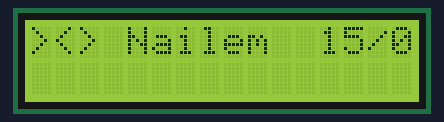
Simulated run of this program. Board: ESP32-S3. Shown: 16×2 character LCD. The local clock reads 2024-03-15 10:24:30 at power-on unless the program sets it; what the program prints to the serial monitor is not drawn.

Above: at 0.2 s.
At 34.0 s:
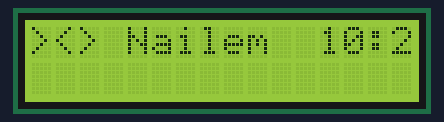

The program:

main.cpp
```cpp
/* USER CODE BEGIN Header */
/**
  ******************************************************************************
  * @file           : main.cpp
  * @brief          : Main program body for ESP32-S3 Nailem project
  ******************************************************************************
  * @attention
  *
  * ESP32-S3 Nailem Aquascape project, main program body
  *
  ******************************************************************************
  */
/* USER CODE END Header */

/* Includes ------------------------------------------------------------------*/
/* USER CODE BEGIN Includes */
#include <Arduino.h>
#include <freertos/FreeRTOS.h>
#include "globals/rtos.h"
#include "wireless/wifi_conn.h"
#include "wireless/wifi_svc.h"
#include "wireless/ntp.h"
#include "ui/lcd.h"
#include "config.h"
/* USER CODE END Includes */

/* Private defines -----------------------------------------------------------*/
/* USER CODE BEGIN Defines */

/* USER CODE END Defines */

/* Pinouts -------------------------------------------------------------------*/


/* Private variables ---------------------------------------------------------*/
/* USER CODE BEGIN Variables */
/* USER CODE END Variables */

/* Private function prototypes -----------------------------------------------*/
/* USER CODE BEGIN Prototypes */

/* USER CODE END Prototypes */

/* Private user code ---------------------------------------------------------*/
/* USER CODE BEGIN 0 */

/* USER CODE END 0 */

/**
  * @brief  The setup function runs once when you press reset or power the board
  */
void setup() {
  /* USER CODE BEGIN Setup_Init */
  xMutex = xSemaphoreCreateMutex();
  Serial.begin(115200);
  Serial.println("Starting ESP32-S3 ...");
  xStart_WIFI_CONN();
  xStart_WIFI_SVC();
  xStart_WIFI_NTP();
  xStart_LCD();
  /* USER CODE END Setup_Init */

  /* USER CODE BEGIN Setup */
  // Additional setup code here
  /* USER CODE END Setup */
}

/**
  * @brief  The loop function runs over and over again forever
  */
void loop() {
  /* USER CODE BEGIN Loop */
  vTaskDelay(pdMS_TO_TICKS(1000)); // Delay for 1 second
  /* USER CODE END Loop */

  /* USER CODE BEGIN Loop_End */

  /* USER CODE END Loop_End */
}

/* USER CODE BEGIN 1 */
// Extra helper functions here
/* USER CODE END 1 */
```

rtos.h
```cpp
/* USER CODE BEGIN Header */
/**
  ******************************************************************************
  * @file           : rtos.h
  * @brief          : Header file for RTOS-related definitions and declarations
  ******************************************************************************
**/
/* USER CODE END Header */

#pragma once
#include <freertos/FreeRTOS.h>
#include <freertos/semphr.h>

extern SemaphoreHandle_t xMutex;
extern TaskHandle_t tTaskHandle_WIFI_CONN;
extern TaskHandle_t tTaskHandle_WIFI_SVC;
extern TaskHandle_t tTaskHandle_WIFI_NTP;
```

ntp.h
```cpp
/* USER CODE BEGIN Header */
/**
  ******************************************************************************
  * @file           : ntp.h
  * @brief          : Header file for NTP synchronization task definition
  ******************************************************************************
**/
/* USER CODE END Header */
#pragma once
#include <Arduino.h>
#include "time.h"

void xTask_WIFI_NTP();
void xStart_WIFI_NTP();

extern bool NTP_VALID; // Global variable to track NTP synchronization status

constexpr auto NTP_SERVER = "pool.ntp.org"; // NTP server to synchronize with
constexpr auto GMT_OFFSET_SEC = 7L * 3600L; // GMT offset in seconds (adjust for your timezone)
constexpr auto DAYLIGHT_OFFSET_SEC = 0; // Daylight saving time offset in seconds (
```

wifi_conn.h
```cpp
/* USER CODE BEGIN Header */
/**
  ******************************************************************************
  * @file           : wifi_conn.h
  * @brief          : Header file for WiFi connection oneshot task definition
  ******************************************************************************
**/
/* USER CODE END Header */

#pragma once
#include "config.h"

void xTask_WIFI_CONN();

void xStart_WIFI_CONN();
```

wifi_svc.h
```cpp
/* USER CODE BEGIN Header */
/**
  ******************************************************************************
  * @file           : wifi_svc.h
  * @brief          : Header file for WiFi service task definition
  ******************************************************************************
**/
/* USER CODE END Header */

extern bool WIFI_CONNECTED; // Global variable to track WiFi connection status
extern bool INTERNET_CONNECTED; // Global variable to track internet connectivity status

void xTask_WIFI_SVC();
void xStart_WIFI_SVC();
```

rtos.cpp
```cpp
/* USER CODE BEGIN Header */
/**
  ******************************************************************************
  * @file           : rtos.cpp
  * @brief          : Source file for RTOS-related definitions and declarations
  ******************************************************************************
**/
/* USER CODE END Header */
#include "globals/rtos.h"

SemaphoreHandle_t xMutex = nullptr; // Initialize the mutex handle to nullptr
TaskHandle_t tTaskHandle_WIFI_CONN = nullptr;
TaskHandle_t tTaskHandle_WIFI_SVC = nullptr;
TaskHandle_t tTaskHandle_WIFI_NTP = nullptr;
```

config.h
```cpp
/* USER CODE BEGIN Header */
/**
  ******************************************************************************
  * @file           : config.h
  * @brief          : Centralized configuration header for this project.
  ******************************************************************************
**/
/* USER CODE END Header */
#pragma once
#include <Arduino.h>

// Pinouts
// ===================== ESP / SYSTEM =====================
#define __PIN_ESP_LED        48

// ===================== I2C BUS ==========================
#define __PIN_I2C_SCL        9
#define __PIN_I2C_SDA        8

// ===================== ANALOG SENSORS ===================
#define __PIN_PHS_SENSOR     4
#define __PIN_TDS_SENSOR     5
#define __PIN_TRB_SENSOR     6

// ===================== DIGITAL SENSORS ==================
#define __PIN_DS18B20        7
#define __PIN_US_TRIG        15
#define __PIN_US_ECHO        16

// ===================== MOSFET OUTPUTS ===================
#define __PIN_MOSFET_1       38
#define __PIN_MOSFET_2       45
#define __PIN_MOSFET_3       47
#define __PIN_MOSFET_4       21

// ===================== RELAY OUTPUTS ====================
#define __PIN_RELAY_1        42
#define __PIN_RELAY_2        41
#define __PIN_RELAY_3        40
#define __PIN_RELAY_4        39

// ===================== STEPPER DRIVER ===================
#define __PIN_STEPPER_STEP   12
#define __PIN_STEPPER_DIR    13
#define __PIN_STEPPER_EN     14

// ==================== STEPPER ENDSTOPS ==================

#define __PIN_RIGHT_STP      TBA
#define __PIN_LEFT_STP       TBA

// ===================== EXTRA OUTPUTS ====================
#define __PIN_LED_STRIP      3
#define __PIN_SERVO          1

// ===================== UART (JETSON BACKUP) =============
#define __PIN_UART_TX        TBA
#define __PIN_UART_RX        TBA

// WiFi credentials
constexpr const char* WIFI_CREDENTIALS[][2] = {
  {"HUAWEI-2.4G-ReY2", "12345678"},
  {"abiepr-p1", "abcdefgh"},
  {"Techno_MTsLvl7_4G", "sifatmuhammad"},
  {"Techno_MTsLvl8_4G", "sifatmuhammad"},
  {"Techno_MTsLvl9_4G", "sifatmuhammad"}
};

constexpr size_t NUM_WIFI_NETWORKS = sizeof(WIFI_CREDENTIALS) / sizeof(WIFI_CREDENTIALS[0]);

// General functions
#define CONFIG_USE_LCD
#define CONFIG_USE_NEXTION
#define CONFIG_SERIAL_DEBUG

// WiFi connection config
constexpr uint8_t CONFIG_WIFI_CONN_PRIORITY = 2;
constexpr uint16_t CONFIG_WIFI_CONN_STACK_SIZE = 8192;
constexpr bool CONFIG_WIFI_CONN_USE_CORE_0 = true; // Run on core 0 for better performance

constexpr uint8_t NUM_CONN_ATTEMPTS = 20;
constexpr uint8_t NUM_PING_ATTEMPTS = 5;
constexpr uint16_t CONN_TIMEOUT_MS = 1000; // Timeout for WiFi connection attempts in milliseconds
constexpr uint8_t PING_IP[4] = {8, 8, 8, 8}; // IP address to ping for internet connectivity check

// WiFi service config
constexpr uint8_t CONFIG_WIFI_SVC_PRIORITY = 1;
constexpr uint16_t CONFIG_WIFI_SVC_STACK_SIZE = 4096;
constexpr bool CONFIG_WIFI_SVC_USE_CORE_0 = true; // Run on core 0 for better performance

// NTP config
constexpr uint8_t CONFIG_NTP_PRIORITY = 1;
constexpr uint16_t CONFIG_NTP_STACK_SIZE = 4096;
constexpr bool CONFIG_NTP_USE_CORE_0 = true; // Run on core 0 for NTP
constexpr uint8_t NUM_NTP_SYNC_ATTEMPTS = 5;
constexpr uint16_t NTP_SYNC_TIMEOUT_MS = 1000; // Timeout for NTP

// LCD config
constexpr uint8_t CONFIG_LCD_PRIORITY = 3;
constexpr uint16_t CONFIG_LCD_STACK_SIZE = 8192;
constexpr bool CONFIG_LCD_USE_CORE_0 = false; // Run on core 1 for LCD

constexpr uint16_t LCD_REFRESH_RATE_MS = 1000; // Refresh rate in milliseconds (2 Hz)
constexpr uint8_t LCD_I2C_ADDRESS = 0x27; // I2C address for the LCD
constexpr uint8_t LCD_COLUMNS = 20; // Number of columns in the LCD
constexpr uint8_t LCD_ROWS = 4 ; // Number of rows in the LCD

constexpr uint8_t LCD_PRINTF_BUF_SIZE = 40; // Buffer size for LCD printf function
```

lcd.h
```cpp
/* USER CODE BEGIN Header */
/**
  ******************************************************************************
  * @file           : lcd.h
  * @brief          : Header file for LCD display task definition
  ******************************************************************************
**/
/* USER CODE END Header */
#pragma once

#include <Arduino.h>

void xTask_LCD(void *pv);
void xStart_LCD();

extern uint8_t LCD_TARGET_PAGE;
```

lcd.cpp
```cpp
/* USER CODE BEGIN Header */
/**
  ******************************************************************************
  * @file           : lcd.cpp
  * @brief          : Source file for LCD display tasks
  ******************************************************************************
**/
/* USER CODE END Header */
#include "ui/lcd.h"
#include "freertos/FreeRTOS.h"
#include "globals/rtos.h"
#include "wireless/ntp.h"
#include <Arduino.h>
#include <LiquidCrystal_I2C.h>
#include "config.h"
#include <stdarg.h> // For snprintf

LiquidCrystal_I2C OBJ_LCD(LCD_I2C_ADDRESS, LCD_COLUMNS, LCD_ROWS); // Create an instance of the LiquidCrystal_I2C class

uint8_t LCD_TARGET_PAGE = 0;
bool TM1 = false;

void INTERNAL_TIMER(void *pv) {
  while (1) {
    if (xSemaphoreTake(xMutex, portMAX_DELAY)) {
      TM1 = !TM1; // Toggle the software timer flag
      xSemaphoreGive(xMutex);
    }
    vTaskDelay(pdMS_TO_TICKS(LCD_REFRESH_RATE_MS * 3)); // Delay for the specified refresh rate
  }
}

void LCD_PRINT(uint8_t x, uint8_t y, const char *fmt, ...) {
  char BUF[LCD_PRINTF_BUF_SIZE]; // Buffer for formatted string

  va_list args;
  va_start(args, fmt);

  vsnprintf(BUF, sizeof(BUF), fmt, args); // Format the string

  va_end(args);

  OBJ_LCD.setCursor(x, y); // Set cursor position
  OBJ_LCD.print(BUF); // Print the formatted string to the LCD
}

void LCD_DRAW_HEADER() {
  bool SW;
  bool TIME_VALID;

  tm timeinfo;
  tm now;

  LCD_PRINT(0, 0, "><> Nailem");

  if (xSemaphoreTake(xMutex, portMAX_DELAY)) {
    SW = TM1;
    if (getLocalTime(&timeinfo)) {
      TIME_VALID = true;
      now = timeinfo;
    } else {
      TIME_VALID = false;
    }
    xSemaphoreGive(xMutex);
  }

  if (TIME_VALID) {
    if (SW) {
      LCD_PRINT(11, 0, " %02d/%02d/%02d", now.tm_mday, now.tm_mon + 1, now.tm_year - 100);
    } else {
      LCD_PRINT(11, 0, " %02d:%02d:%02d", now.tm_hour, now.tm_min, now.tm_sec);
    }

  } else {
    LCD_PRINT(11, 0, "  NTP ERR");
  }
}

void LCD_P0() {
  LCD_DRAW_HEADER();
}

void LCD_P1() {
  LCD_DRAW_HEADER();
}

void LCD_P2() {
  LCD_DRAW_HEADER();
}


void xTask_LCD(void *pv) {
  OBJ_LCD.init();
  OBJ_LCD.backlight();

  while (1) {
    switch (LCD_TARGET_PAGE) {
      case 0: {
        LCD_P0();
      }

      case 1: {
        LCD_P1();
      }

      case 2: {
        LCD_P2();
      }
    }

    vTaskDelay(pdMS_TO_TICKS(LCD_REFRESH_RATE_MS)); // Delay for the specified refresh rate
  }
}


void xStart_LCD() {
  xTaskCreatePinnedToCore(INTERNAL_TIMER, "LCD TM", 1024, NULL, 1, NULL, CONFIG_LCD_USE_CORE_0 ? 0 : 1);

  xTaskCreatePinnedToCore(
      xTask_LCD,          // Task function
      "LCD Task",         // Name of the task
      CONFIG_LCD_STACK_SIZE, // Stack size in words
      NULL,               // Task input parameter
      CONFIG_LCD_PRIORITY,                  // Priority of the task
      NULL,               // Task handle
      CONFIG_LCD_USE_CORE_0 ? 0 : 1 // Core to run the task on
  );
}
```

Measured:
- what the display in image 1 shows lasts 3.2 s, from 33.9 s to 37.1 s
